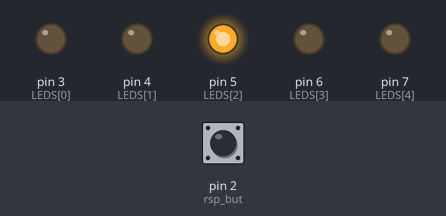
The sketch below on a simulated Arduino Uno, built with avr-gcc and run on an emulated ATmega328P. On the bench: output pins drawn as LEDs (lit = HIGH). Inputs (shaded band) come from the test bench; at power-on: pin 2 (rsp_but) HIGH. Random numbers use the default seed unless the sketch sets one; what the sketch prints to the serial monitor is not drawn.

Above: at 14.6 s.
14.7 s: pin 2 (rsp_but) pulled LOW for 0.15 s
At 15.4 s:
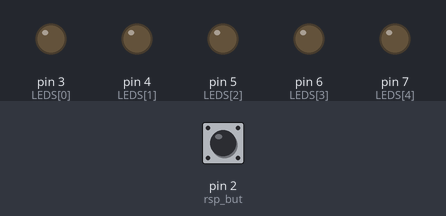
17.8 s: pin 2 (rsp_but) pulled LOW for 1 s
At 18.7 s:
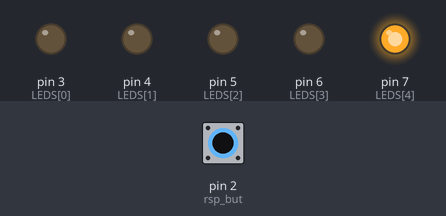
Timing chart, 0 to 20.8 s (numbered marks = the images above; inputs shaded):
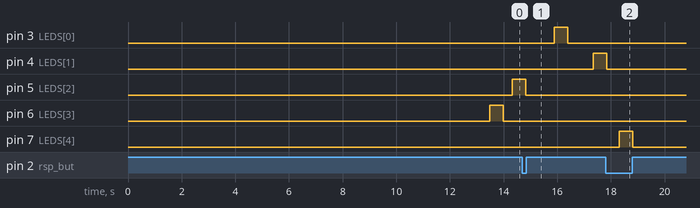

The sketch:

Ard_NoEYENT.ino
```cpp
#define baud_rate 9600

//response button pin
const byte rsp_but = 2;
volatile byte rsp_clicked = LOW;


int LEDS[] = {3,4,5,6,7};
int LEDHITS[] = {0,0,0,0,0};
int PREV_LEDHITS[] = {0,0,0,0,0};


void setup() {

  Serial.begin(baud_rate);
  //Setup for interrupts
  pinMode(rsp_but, INPUT_PULLUP);
  attachInterrupt(digitalPinToInterrupt(rsp_but), click, HIGH);


  for(int LED_NUM = 0; LED_NUM < 5; LED_NUM++) {
    pinMode(LEDS[LED_NUM], OUTPUT);
  }

  //shuffle LEDS ord
  for (int i = 0; i < 5; i++) {
    int r = random(i, 4);
    int temp = LEDS[i];
    LEDS[i] = LEDS[r];
    LEDS[r] = temp;
  }

  //GUI
  Serial.println("==================WELCOME TO SIGHTSAVER==================");
  Serial.println("Instructions:");
  Serial.println("1. Hold the SIGHTSAVER goggle against your forehead");
  Serial.println("2. Cover one of your eyes");
  Serial.println("4. Locate the YELLOW spot on the cellphone screen with your eye, maintain gaze on the YELLOW spot throughout the test");
  Serial.println("5. Locate the response button on the right side of the goggle leg");
  Serial.println("6. Maintain gaze on the YELLOW SPOT, when you sense GREEN LED light up with your PERIPHERAL vision, click once on the response button");
  Serial.println("");
  Serial.println("=========================================================");
  delay(10000); //delay 10 seconds

  Serial.println("Get ready, the test will begin shortly");
  delay(3000);
}

void loop() {
  for(int LED_NUM = 0; LED_NUM < 5; LED_NUM++) {
    digitalWrite(LEDS[LED_NUM],HIGH);
    Serial.println(LEDS[LED_NUM]);
    delay(500);
    digitalWrite(LEDS[LED_NUM],LOW);
    if(rsp_clicked == HIGH) {
      Serial.println("rsp is clicked");
      rsp_clicked = LOW;
      LEDHITS[LED_NUM] = 1;
    }
    else {
      LEDHITS[LED_NUM] = -1;
    }

    int r_delay = random(200, 2000);
    delay(r_delay);
  }


  displayResult();
}

void click() {
  rsp_clicked = HIGH;
  //Serial.println("rsp is clicked");
  //rsp_clicked = LOW; //these are just for later use maybe..
}

void displayResult() {
  Serial.println("==================TEST COMPLETED=========================");
  Serial.println("==================RESULT=================================");
  Serial.print("Date: ");
  Serial.println(millis());
  Serial.println("Peripheral LED Seen Y = Seen, N = Not Seen");
  Serial.println("");
  Serial.println("L1 L2 L3 L4 L5");
  for(int LED_NUM = 0; LED_NUM < 5; LED_NUM++) {
     if(LEDHITS[LED_NUM] == 1) {
      Serial.print("Y  ");
     }
     else {
      Serial.print("N  ");
     }

  }
  Serial.print("\r\n");

  Serial.println("---CHANGES FROM PREVIOUS TEST--");
  //Changes comparison
  for( int LED_NUM = 0; LED_NUM <5; LED_NUM++) {
    if(LEDHITS[LED_NUM] != PREV_LEDHITS[LED_NUM]) {
     /*
      Serial.print(LEDHITS[LED_NUM]);
      Serial.print(", ");
      Serial.println(PREV_LEDHITS[LED_NUM]);
     */
      if((LEDHITS[LED_NUM] == -1) && (PREV_LEDHITS[LED_NUM] == 1)) {
        Serial.print("L");
        Serial.print(LED_NUM);
        Serial.println(":PREV SEEN, CURR NOT SEEN");
      }
      else if((LEDHITS[LED_NUM] == 1) && (PREV_LEDHITS[LED_NUM] == -1)){
        Serial.print("L");
        Serial.print(LED_NUM);
        Serial.println(":PREV NOT SEEN, CURR SEEN");
      }

      //update previous LED HITS result);
      PREV_LEDHITS[LED_NUM] = LEDHITS[LED_NUM];
    }
  }
  Serial.println("");
  Serial.println("========================END==========================");
  delay(10000);

}
```
